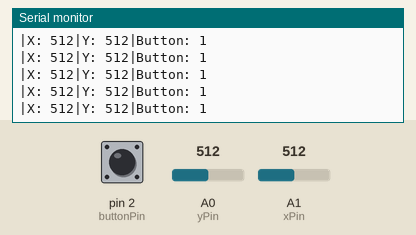
Simulated run of this sketch. Board: Arduino Uno, built with avr-gcc and run on an emulated ATmega328P. Parts: the last lines printed to the serial monitor. Inputs (shaded band) come from the test bench; at power-on: A1 (xPin) = 512, A0 (yPin) = 512, pin 2 (buttonPin) HIGH.

Above: at 2.7 s.
2.8 s: A1 (xPin) set to 982
At 2.86 s:
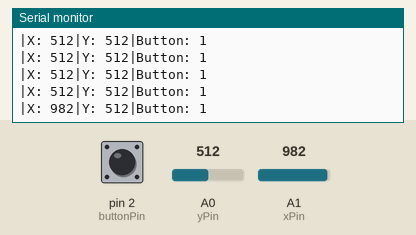
5.8 s: A1 (xPin) set to 1016
At 5.8 s:
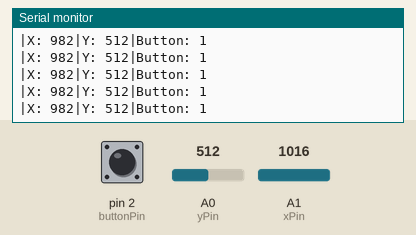
14.9 s: A0 (yPin) set to 986
At 14.94 s:
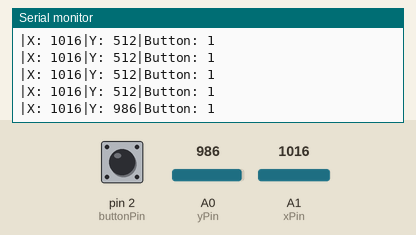
16.4 s: A0 (yPin) set to 1008
At 16.42 s:
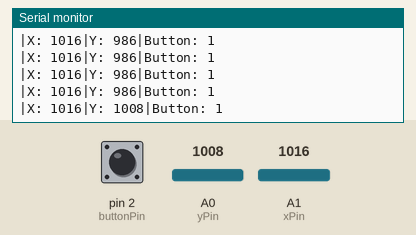
Timing chart, 0 to 18.9 s (numbered marks = the images above; inputs shaded):
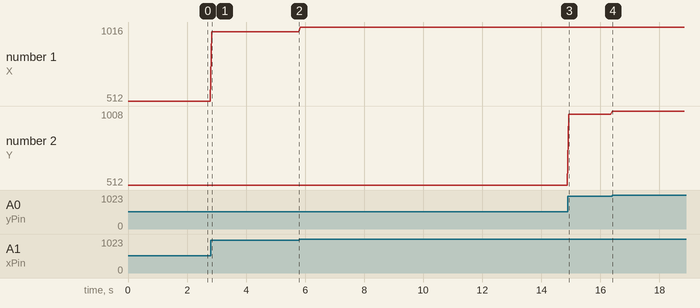

The sketch:

sketch_jan24a.ino
```cpp
int xPin = A1;
int yPin = A0;
int buttonPin = 2;

int xPosition = 0;
int yPosition = 0;
int button = 0;

void setup() {
  Serial.begin(9600);
  pinMode(xPin, INPUT);
  pinMode(yPin, INPUT);
  pinMode(buttonPin, INPUT_PULLUP);
}

void loop() {
  xPosition = analogRead(xPin);
  yPosition = analogRead(yPin);
  button = digitalRead(buttonPin);
  Serial.print("|X: ");
  Serial.print(xPosition);
  Serial.print("|Y: ");
  Serial.print(yPosition);
  Serial.print("|Button: ");
  Serial.println(button);
  delay(50);
}
```

Measured:
- after the input at 2.8 s, the serial monitor: prints a new line at once (image 1)
- after the input at 14.9 s, the serial monitor: prints a new line at once (image 3)
- after the input at 16.4 s, the serial monitor: prints a new line at once (image 4)
- plotted number 1: 512 → 982 after the input at 2.8 s, 982 → 1016 after the input at 5.8 s
- plotted number 2: 512 → 986 after the input at 14.9 s, 986 → 1008 after the input at 16.4 s
